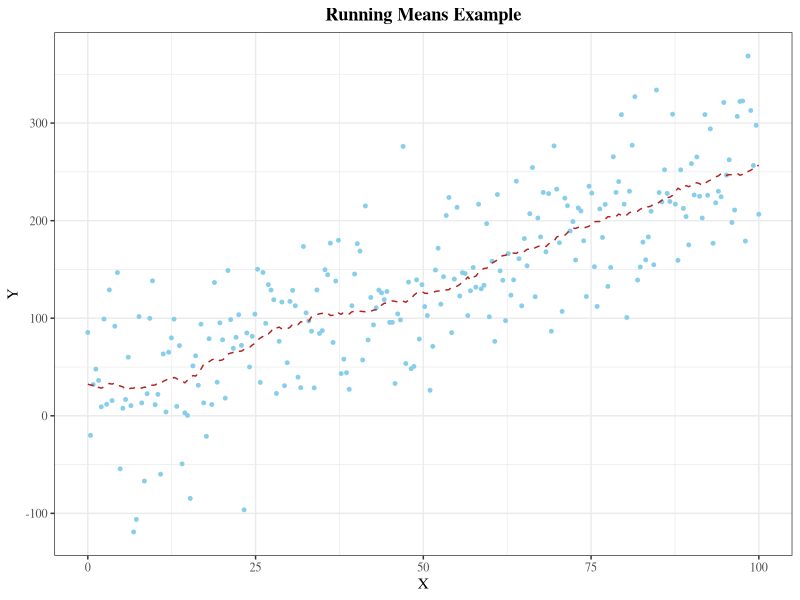

Source code (R):
#
#
#
#
#
#
#
#
#
#
#
#
#
#
#
#
#
#
#
#
#
#
#
#
#
#
#
#
#
#
#
#
#
#
#
#
#
#
#
#
#
#
#
#
#
#
#
#
#
#
#
#
#
#
#
#
#
#
#
#
#
#
#
#
#
#
#
#
#
#
#
#
#
#
#
#
#
#
#
#
#
#
#
#
#
#
#
#
#
#
#
#
#
#
#
#
#
#
#
#
#
#
#
#
#
#
#
#
#
#
#
#
#
#
#
#
#
#
#
#
#
#
#
#
#
#
#
#
#
#
#
#
#
#
#
#
#
###################################### R ######################################
# Create function for running mean:
running_mean <- function(x, y, h) {
    # Arrange the data from lowest x_i to sample max
    dat <- dplyr::arrange(data.frame(x = x, y = y), x)
    x_sorted <- dat$x
    running_means <- numeric(nrow(dat))
    # For each x_i, calculate the mean y value within the window (+- h)
    for (i in 1:nrow(dat)) {
        running_mean <- mean(dat[abs(dat$x - x_sorted[i]) <= h, "y"])
        running_means[i] <- running_mean
    }
    return(running_means)
}

# Test the function with dummy data
set.seed(42)
n <- 250
h <- 10
x <- seq(0, 100, length.out = n)
y <- 10 + 2.5 * x + rnorm(n, 0, 55) # simulate a regression model
r_means <- running_mean(x, y, h)
dat <- data.frame(x = x, y = y, r_means = r_means)

# Build the plot
r_means_example <- ggplot2::ggplot(dat) +
    ggplot2::geom_point(ggplot2::aes(x = x, y = y), col = "skyblue", size = 1) +
    ggplot2::geom_line(
        ggplot2::aes(x = x, y = r_means),
        col = "firebrick", lty = 2
    ) +
    ggplot2::labs(x = "X", y = "Y", title = "Running Means Example") +
    ggplot2::theme_bw() +
    ggplot2::theme(
        text = ggplot2::element_text(family = "serif"),
        plot.title = ggplot2::element_text(hjust = .5, face = "bold")
    )
###############################################################################
#
#
#
#
#
###################################### R ######################################
r_means_example
###############################################################################
#
#
#
#
#
#
#
#
#
#
#
#
#
#
#
#
#
#
#
#
#
#
#
#
#
#
#
#
#
#
#
#
#
#
#
#
#
#
#
#
